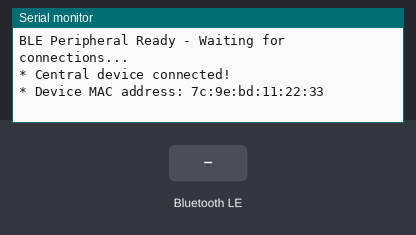
This sketch was run on a simulated Arduino Uno R4 WiFi. Parts: the last lines printed to the serial monitor. The inputs (shaded band) are chosen by the test bench. Nothing arrives over Bluetooth unless stated; a phone connects over Bluetooth LE 3 s after start.

Above: at 3.8 s.
3.9 s: Bluetooth LE write "1" received
At 4.7 s:
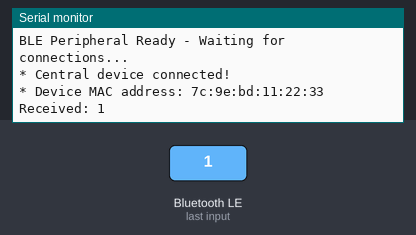
5.4 s: Bluetooth LE write "0" received
At 5.8 s:
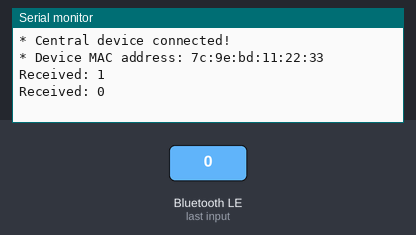
6.9 s: Bluetooth LE write "2" received
At 8.2 s:
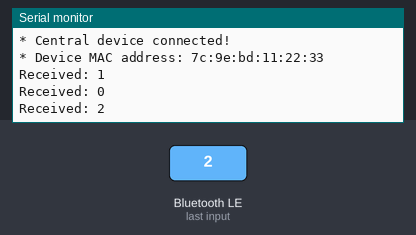

Measured:
- after the input at 3.9 s, the serial monitor: prints a new line at once (image 1)
- after the input at 5.4 s, the serial monitor: prints a new line at once (image 2)
- after the input at 6.9 s, the serial monitor: prints a new line at once (image 3)

The sketch:

microcontroller.ino
```cpp
#include "matrice_led.h"
#include "boutons_poussoirs.h"
#include "capteur_couleur.h"
#include <Servo.h>
#include "bluetooth.h"

#define MODULE 1

void setup() {
  Serial.begin(9600);
  while (!Serial);  // Wait for serial monitor to open

  initializeBLE(MODULE);  // Initialize BLE and gives its name
}

void loop() {
  handleBLEConnections();  // Handle BLE connections
}
```

bluetooth.cpp
```cpp
#include "bluetooth.h"

// Arduino BLE
// Doc : https://docs.arduino.cc/libraries/arduinoble/

// Constants for BLE service and characteristic UUIDs
const char * deviceServiceUuid = "19b10000-e8f2-537e-4f6c-d104768a1214";
const char * deviceServiceRequestCharacteristicUuid = "19b10001-e8f2-537e-4f6c-d104768a1215";
const char * deviceServiceResponseCharacteristicUuid = "19b10001-e8f2-537e-4f6c-d104768a1216";

// BLE service and characteristics
BLEService servoService(deviceServiceUuid);

// Using char arrays instead of String for better memory management
char receivedValue[101];
char prevValue[101] = "Nothing";

BLECharacteristic servoRequestCharacteristic(deviceServiceRequestCharacteristicUuid, BLEWrite, 100);
BLECharacteristic servoResponseCharacteristic(deviceServiceResponseCharacteristicUuid, BLENotify, 100);

void initializeBLE(unsigned int module_number) {
  if (!BLE.begin()) {
    Serial.println("- Starting Bluetooth® Low Energy module failed!");
    while (1);  // Halt the program if BLE initialization fails
  }

  // Convert module_number to a string
  String deviceName = "Module " + String(module_number);

  BLE.setDeviceName(deviceName.c_str());
  BLE.setLocalName(deviceName.c_str());

  BLE.setAdvertisedService(servoService);
  servoService.addCharacteristic(servoRequestCharacteristic);
  servoService.addCharacteristic(servoResponseCharacteristic);
  BLE.addService(servoService);

  servoResponseCharacteristic.writeValue("0");  // Initial response value
  BLE.advertise();  // Start advertising BLE service
  Serial.println("BLE Peripheral Ready - Waiting for connections...");
}

void handleBLEConnections() {
  BLEDevice central = BLE.central();

  if (central) {
    Serial.println("* Central device connected!");
    Serial.print("* Device MAC address: ");
    Serial.println(central.address());

    while (central.connected()) {
      if (servoRequestCharacteristic.written()) {
        int length = servoRequestCharacteristic.readValue(receivedValue, sizeof(receivedValue) - 1);
        receivedValue[length] = '\0';  // Null-terminate the string

        if (strcmp(receivedValue, prevValue) != 0) {
          strcpy(prevValue, receivedValue);  // Update previous value
          servoResponseCharacteristic.writeValue(receivedValue);  // Send back the same value as response

          Serial.print("Received: ");
          Serial.println(receivedValue);
        }
      }
    }

    Serial.println("* Central device disconnected!");
  }
}
```

bluetooth.h
```cpp
#ifndef BLUETOOTH_H
#define BLUETOOTH_H
#include <Arduino.h>
#include <ArduinoBLE.h>

// Arduino BLE
// Doc : https://docs.arduino.cc/libraries/arduinoble/

void initializeBLE(unsigned int module_number);
void handleBLEConnections();


#endif
```

boutons_poussoirs.cpp
```cpp
#include "boutons_poussoirs.h"

// ADKeyboard Module (boutons poussoirs)
// Doc : https://wiki.dfrobot.com/ADKeyboard_Module__SKU__DFR0075_

int adc_key_val[5] = { 610, 660, 720, 800, 900 };  //tableau des valeurs de tension délimitant les différents boutons
const int NUM_KEYS = 5;

int get_key(unsigned int input) {
  /** get_key - Donne le numéro du bouton pressé en fonction de la tension lue sur la pin correspondante.
   *
   * @param input   Valeur de la tension lue sur le pin (analogRead(PIN))
   *
   * @return int    1 à 5 pour les 5 boutons du module. Et -1 si rien n'est pressé.
   */
  int k;
  for (k = 0; k < NUM_KEYS; k++) {
    if (input < adc_key_val[k]) {
      return ++k;
    }
  }
  if (k >= NUM_KEYS) k = -1;  // No valid key pressed
  return k;
}
```

boutons_poussoirs.h
```cpp
#ifndef BOUTONS_POUSSOIRS_H
#define BOUTONS_POUSSOIRS_H
#include <Arduino.h>

// ADKeyboard Module (boutons poussoirs)
// Doc : https://wiki.dfrobot.com/ADKeyboard_Module__SKU__DFR0075_

int get_key(unsigned int input);


#endif
```

capteur_couleur.cpp
```cpp
#include "capteur_couleur.h"

// Capteur de couleur
// Doc : https://wiki.dfrobot.com/TCS34725_I2C_Color_Sensor_For_Arduino_SKU__SEN0212
```

capteur_couleur.h
```cpp
#ifndef CAPTEUR_COULEUR_H
#define CAPTEUR_COULEUR_H
#include <Arduino.h>
//#include "DFRobot_TCS34725.h"
#include "Adafruit_TCS34725.h"

// Capteur de couleur
// Doc : https://wiki.dfrobot.com/TCS34725_I2C_Color_Sensor_For_Arduino_SKU__SEN0212

// Important note : the DFRobot library is broken. To fix it, you need to comment the fpow function (https://github.com/DFRobot/DFRobot_TCS34725/blob/main/DFRobot_TCS34725.cpp#L14-L17)

//extern DFRobot_TCS34725 tcs;


#endif
```

matrice_led.h
```cpp
#ifndef MATRICE_LED_H
#define MATRICE_LED_H
#include <Arduino.h>
#include "ArduinoGraphics.h"  // To use ArduinoGraphics APIs, please include BEFORE Arduino_LED_Matrix
#include "Arduino_LED_Matrix.h"

// Matrice LED
// Doc : https://docs.arduino.cc/tutorials/uno-r4-wifi/led-matrix/extern ArduinoLEDMatrix matrix;

extern ArduinoLEDMatrix matrix;

void scrollText(String text);

#endif
```
